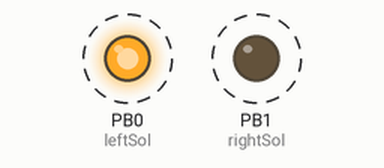
Recording of a sketch running on a simulated ATtiny85, built with avr-gcc and run on an emulated ATtiny85. On the bench: output pins drawn as LEDs (lit = HIGH). Dashed ring = blinking.

Above: at 0.5 s.
Timing chart, 0 to 4.6 s (numbered marks = the images above):
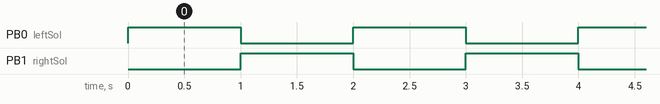

The sketch:

DemoCode.ino
```cpp
/*
  Solenoid Demo

  Turns a Solenoid on, then off, while interchangably turning another Solenoid off, then on.

  Utlilizes an ATtiny85, with special libraries needed to burn bootloader and upload code.

  modified 19 May 2026
  by mudcup

*/
// Rename your pins
int leftSol = 0;
int rightSol = 1;

// Identify output pins
void setup() {
  pinMode(leftSol, OUTPUT);
  pinMode(rightSol, OUTPUT);
}

void loop() {
  digitalWrite(leftSol, HIGH);  // Activate Left Side
  digitalWrite(rightSol, LOW);
  delay(1000);                      // wait
  digitalWrite(leftSol, LOW);
  digitalWrite(rightSol, HIGH); // Activate Right Side
  delay(1000);                      // wait
}
```

Measured:
- by itself, PB0 (leftSol), PB1 (rightSol): alternates HIGH for 1.0 s and LOW for 1.0 s
